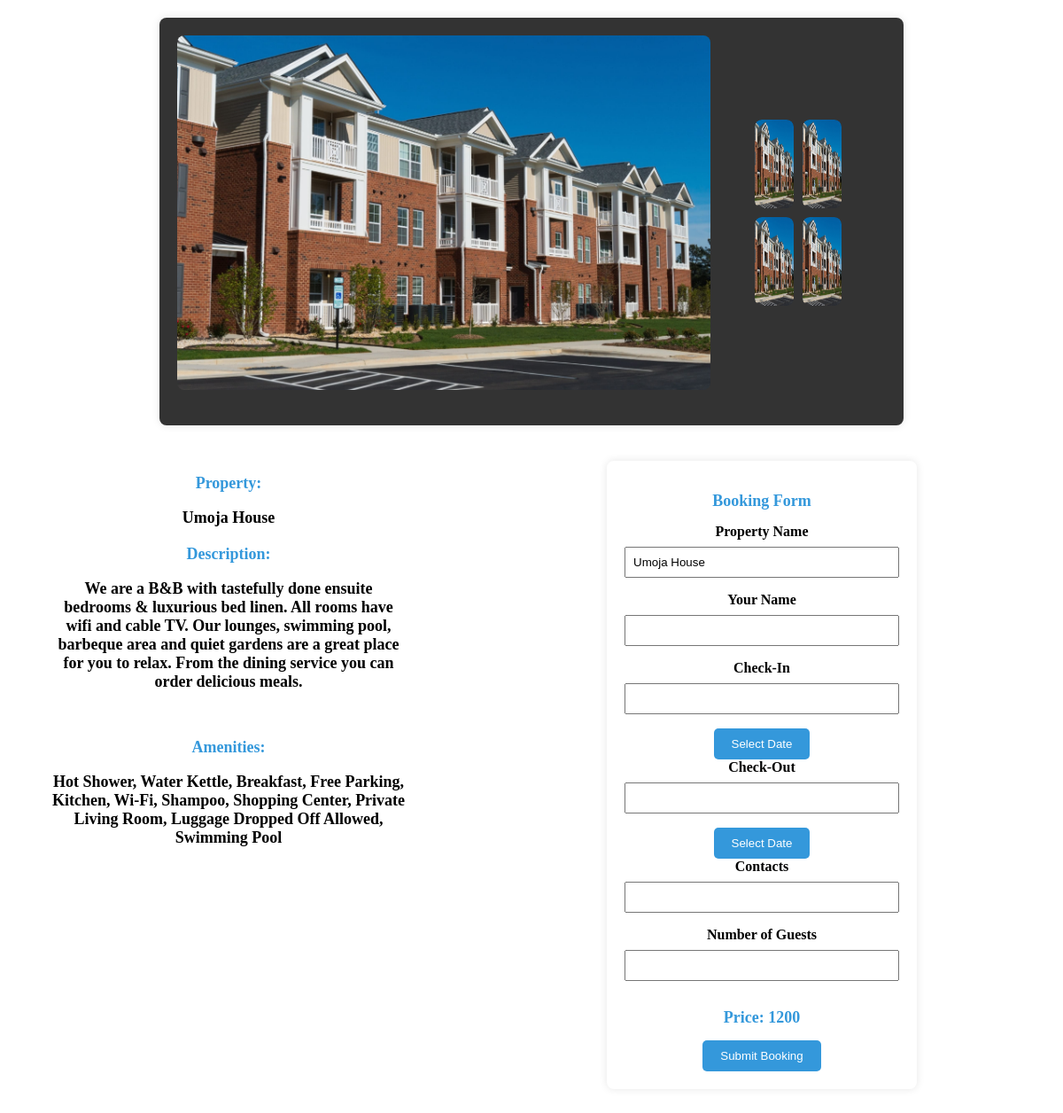
/booking/, run on an earlier commit of the app's database.
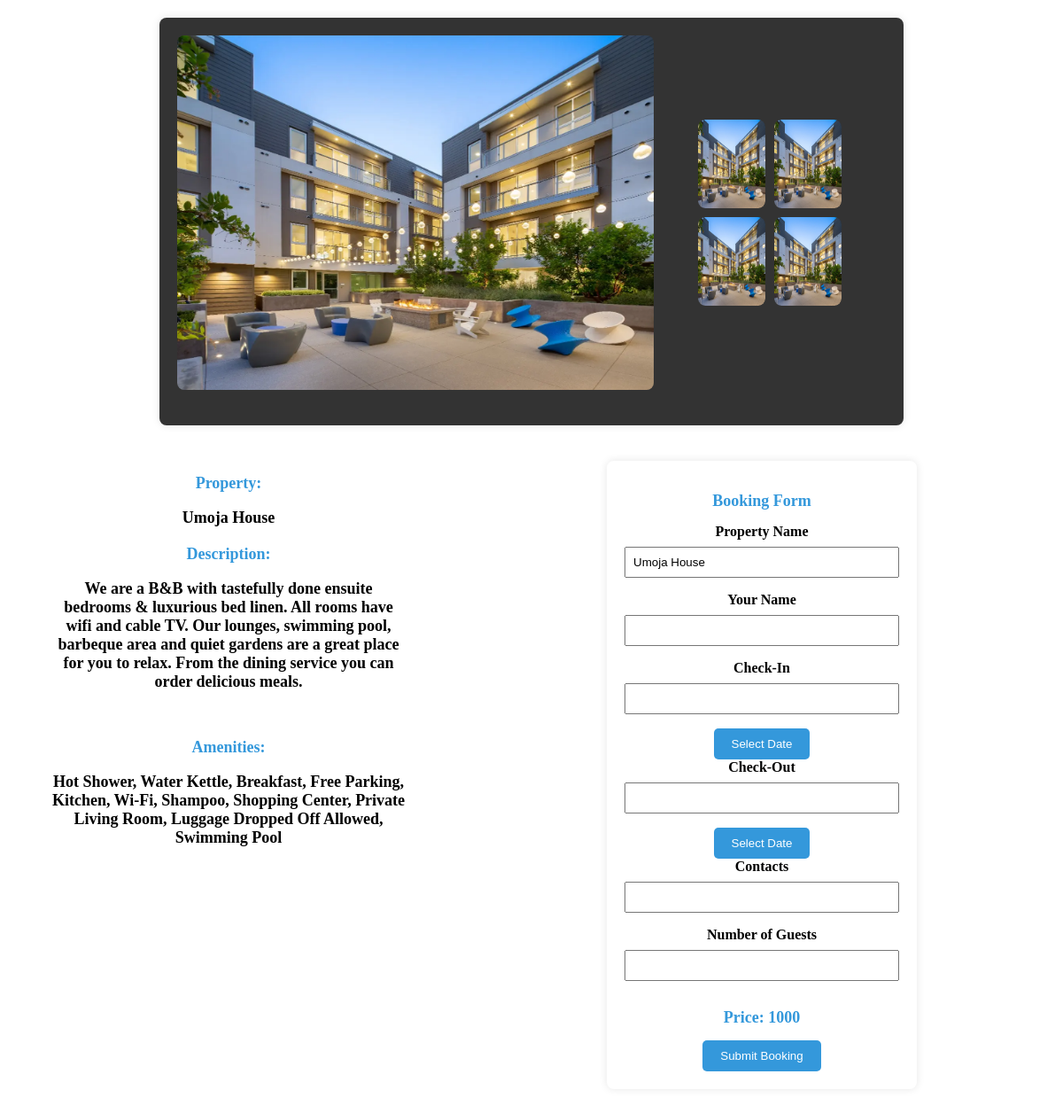
And on a later commit of the database.
### tables this page shows
CREATE TABLE properties (
                id INTEGER PRIMARY KEY AUTOINCREMENT,
                name TEXT NOT NULL,
                image BLOB NOT NULL,
                description TEXT NOT NULL,
                thumbnail BLOB NOT NULL,
                interiorimg1 BLOB NOT NULL,
                interiorimg2 BLOB NOT NULL,
                interiorimg3 BLOB NOT NULL,
                interiorimg4 BLOB NOT NULL,
                Price INTEGER NOT NULL,
                Amenities TEXT NOT NULL,
                admin_id INTEGER NOT NULL,
                property_type TEXT NOT NULL,
                FOREIGN KEY (admin_id) REFERENCES admins (id)
            );

### app.py (the view)
@app.route('/booking/', defaults={'property_id': None})
@app.route('/booking/<int:property_id>')
def booking(property_id):
    try:
        with sqlite3.connect('users.db') as connection:
            cursor = connection.cursor()
            if property_id is None:
                cursor.execute("SELECT id FROM properties ORDER BY RANDOM() LIMIT 1")
                property_id = cursor.fetchone()[0]
            cursor.execute("SELECT * FROM properties WHERE id=?", (property_id,))
            property_data = cursor.fetchone()
        if property_data:
            return render_template('booking_details.html', property_data=property_data)
        else:
            return render_template('error.html', error='Property not found')
    except Exception as e:
        print(f"Error fetching property information: {e}")
        return render_template('error.html', error=str(e))

### templates/booking_details.html (shortened to what this page needs)
<!DOCTYPE html>
<html lang="en">
<head>
   <link rel="stylesheet" href="https://cdnjs.cloudflare.com/ajax/libs/pikaday/1.8.2/css/pikaday.css" />
<link rel="stylesheet" href="https://cdn.jsdelivr.net/npm/sweetalert2@11/dist/sweetalert2.min.css">
</head>
<body>
    <div class="booking-details-container">
        <img src="/{{ property_data[2] }}" alt="{{ property_data[0] }}" class="property-image">
        <div class="additional-images-container">
            <div class="additional-image">
                <img src="/{{ property_data[5] }}" alt="{{ property_data[0] }}">
            </div>
            <div class="additional-image">
                <img src="/{{ property_data[6] }}" alt="{{ property_data[0] }}">
            </div>
            <div class="additional-image">
                <img src="/{{ property_data[7] }}" alt="{{ property_data[0] }}">
            </div>
            <div class="additional-image">
                <img src="/{{ property_data[8] }}" alt="{{ property_data[0] }}">
            </div>
        </div>
        </div>
        <div class="container">
        <div class="booking-details-container1">
            <h2>Property: <p>{{ property_data[1] }}</p></h2>
            <h2>Description: <p>{{ property_data[3] }}</p></h2><br>
            <h2>Amenities: <p>{{ property_data[10] }}</p></h2>
        </div>
        <div class="booking-details-container2">
            <h2>Booking Form</h2>
            <form action="/submit_booking" method="post">
                <label for="property_name">Property Name</label>
                <input type="text" id="property_name" name="property_name" value="{{ property_data[1] }}" readonly>
                <label for="guest_name">Your Name</label>
                <input type="text" id="guest_name" name="guest_name" required>
                <label for="check_in">Check-In</label>
                <input type="text" id="check_in" name="check_in" readonly>
                <button type="button" onclick="openCalendar('check_in')">Select Date</button>
                <label for="check_out">Check-Out</label>
                <input type="text" id="check_out" name="check_out" readonly>
                <button type="button" onclick="openCalendar('check_out')">Select Date</button>
                <label for="contacts">Contacts</label>
                <input type="text" id="contacts" name="contacts" required>
                <label for="guests">Number of Guests</label>
                <input type="number" id="guests" name="guests" required>
                <div id="price-section">
                    <h2>Price: <span id="calculated-price">{{ property_data[9] }}</span></h2>
                </div>
                <button type="button" onclick="showPopupForm()">Submit Booking</button>
                            </form>
        </div>
        </div>
</body>
</html>

### templates/booking_details.html (style rules this page uses)
.booking-details-container { max-width: 800px; margin: 20px auto; background-color: #333; padding: 20px; border-radius: 8px; box-shadow: 0 0 10px rgba(0, 0, 0, 0.1); text-align: center; display: flex; align-items: center; }
.booking-details-container1 { max-width: 400px; background-color: white; padding: 20px; border-radius: 8px; box-shadow: 0 0 10px rgba(0, 0, 0, 0.0); text-align: center; align-self: start; margin-left: 0; }
.booking-details-container2 { max-width: 400px; background-color: white; padding: 20px; border-radius: 8px; box-shadow: 0 0 10px rgba(0, 0, 0, 0.0); text-align: center; margin-left: auto; }
.property-image { width: 100%; height: 400px; border-radius: 8px; margin-bottom: 20px; display: block; margin-left: auto; margin-right: auto; }
.additional-images-container { display: grid; grid-template-rows: repeat(2, 1fr); grid-template-columns: repeat(2, 1fr); gap: 10px; margin-bottom: 20px; margin-left: 50px; margin-right: 50px; }
.additional-image { width: 100%; border-radius: 8px; overflow: hidden; }
.additional-image img { width: 100%; height: 100px; border-radius: 8px; display: flex; margin: 0 auto; }
h2 { color: #3498db; font-size: large; }
p { color: black; margin-bottom: 20px; }
.container { display: flex; }
.booking-details-container1, .booking-details-container2 { max-width: 400px; background-color: white; padding: 20px; border-radius: 8px; box-shadow: 0 0 10px rgba(0, 0, 0, 0.0); text-align: center; margin: 0 50px; }
.booking-details-container1 { align-self: start; margin-left: 30px; }
.booking-details-container2 { margin-left: auto; }
.booking-details-container2 { max-width: 400px; margin: 20px auto; background-color: #fff; padding: 20px; border-radius: 8px; box-shadow: 0 0 10px rgba(0, 0, 0, 0.1); }
label { display: block; margin-bottom: 8px; font-weight: bold; }
input { width: 100%; padding: 8px; margin-bottom: 16px; box-sizing: border-box; }
button { background-color: #3498db; color: #fff; padding: 10px 20px; border: none; border-radius: 5px; cursor: pointer; }

What changed in the data, as far as the page shows it:
changed properties "Umoja House": image: a different picture; interiorimg1: a different picture; interiorimg2: a different picture; interiorimg3: a different picture; interiorimg4: a different picture; Price "1200" → "1000"
